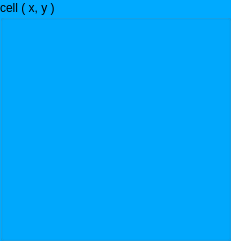
<?xml version="1.0" encoding="UTF-8"?>
<ui version="4.0">
 <class>Form</class>
 <widget class="QWidget" name="Form">
  <property name="geometry">
   <rect>
    <x>0</x>
    <y>0</y>
    <width>231</width>
    <height>241</height>
   </rect>
  </property>
  <property name="windowTitle">
   <string>Form</string>
  </property>
  <widget class="QGroupBox" name="cell">
   <property name="geometry">
    <rect>
     <x>0</x>
     <y>0</y>
     <width>231</width>
     <height>241</height>
    </rect>
   </property>
   <property name="palette">
    <palette>
     <active>
      <colorrole role="WindowText">
       <brush brushstyle="SolidPattern">
        <color alpha="255">
         <red>0</red>
         <green>0</green>
         <blue>0</blue>
        </color>
       </brush>
      </colorrole>
      <colorrole role="Button">
       <brush brushstyle="SolidPattern">
        <color alpha="255">
         <red>0</red>
         <green>170</green>
         <blue>255</blue>
        </color>
       </brush>
      </colorrole>
      <colorrole role="Light">
       <brush brushstyle="SolidPattern">
        <color alpha="255">
         <red>127</red>
         <green>213</green>
         <blue>255</blue>
        </color>
       </brush>
      </colorrole>
      <colorrole role="Midlight">
       <brush brushstyle="SolidPattern">
        <color alpha="255">
         <red>63</red>
         <green>191</green>
         <blue>255</blue>
        </color>
       </brush>
      </colorrole>
      <colorrole role="Dark">
       <brush brushstyle="SolidPattern">
        <color alpha="255">
         <red>0</red>
         <green>85</green>
         <blue>127</blue>
        </color>
       </brush>
      </colorrole>
      <colorrole role="Mid">
       <brush brushstyle="SolidPattern">
        <color alpha="255">
         <red>0</red>
         <green>113</green>
         <blue>170</blue>
        </color>
       </brush>
      </colorrole>
      <colorrole role="Text">
       <brush brushstyle="SolidPattern">
        <color alpha="255">
         <red>0</red>
         <green>0</green>
         <blue>0</blue>
        </color>
       </brush>
      </colorrole>
      <colorrole role="BrightText">
       <brush brushstyle="SolidPattern">
        <color alpha="255">
         <red>255</red>
         <green>255</green>
         <blue>255</blue>
        </color>
       </brush>
      </colorrole>
      <colorrole role="ButtonText">
       <brush brushstyle="SolidPattern">
        <color alpha="255">
         <red>0</red>
         <green>0</green>
         <blue>0</blue>
        </color>
       </brush>
      </colorrole>
      <colorrole role="Base">
       <brush brushstyle="SolidPattern">
        <color alpha="255">
         <red>255</red>
         <green>255</green>
         <blue>255</blue>
        </color>
       </brush>
      </colorrole>
      <colorrole role="Window">
       <brush brushstyle="SolidPattern">
        <color alpha="255">
         <red>0</red>
         <green>170</green>
         <blue>255</blue>
        </color>
       </brush>
      </colorrole>
      <colorrole role="Shadow">
       <brush brushstyle="SolidPattern">
        <color alpha="255">
         <red>0</red>
         <green>0</green>
         <blue>0</blue>
        </color>
       </brush>
      </colorrole>
      <colorrole role="AlternateBase">
       <brush brushstyle="SolidPattern">
        <color alpha="255">
         <red>127</red>
         <green>212</green>
         <blue>255</blue>
        </color>
       </brush>
      </colorrole>
      <colorrole role="ToolTipBase">
       <brush brushstyle="SolidPattern">
        <color alpha="255">
         <red>255</red>
         <green>255</green>
         <blue>220</blue>
        </color>
       </brush>
      </colorrole>
      <colorrole role="ToolTipText">
       <brush brushstyle="SolidPattern">
        <color alpha="255">
         <red>0</red>
         <green>0</green>
         <blue>0</blue>
        </color>
       </brush>
      </colorrole>
     </active>
     <inactive>
      <colorrole role="WindowText">
       <brush brushstyle="SolidPattern">
        <color alpha="255">
         <red>0</red>
         <green>0</green>
         <blue>0</blue>
        </color>
       </brush>
      </colorrole>
      <colorrole role="Button">
       <brush brushstyle="SolidPattern">
        <color alpha="255">
         <red>0</red>
         <green>170</green>
         <blue>255</blue>
        </color>
       </brush>
      </colorrole>
      <colorrole role="Light">
       <brush brushstyle="SolidPattern">
        <color alpha="255">
         <red>127</red>
         <green>213</green>
         <blue>255</blue>
        </color>
       </brush>
      </colorrole>
      <colorrole role="Midlight">
       <brush brushstyle="SolidPattern">
        <color alpha="255">
         <red>63</red>
         <green>191</green>
         <blue>255</blue>
        </color>
       </brush>
      </colorrole>
      <colorrole role="Dark">
       <brush brushstyle="SolidPattern">
        <color alpha="255">
         <red>0</red>
         <green>85</green>
         <blue>127</blue>
        </color>
       </brush>
      </colorrole>
      <colorrole role="Mid">
       <brush brushstyle="SolidPattern">
        <color alpha="255">
         <red>0</red>
         <green>113</green>
         <blue>170</blue>
        </color>
       </brush>
      </colorrole>
      <colorrole role="Text">
       <brush brushstyle="SolidPattern">
        <color alpha="255">
         <red>0</red>
         <green>0</green>
         <blue>0</blue>
        </color>
       </brush>
      </colorrole>
      <colorrole role="BrightText">
       <brush brushstyle="SolidPattern">
        <color alpha="255">
         <red>255</red>
         <green>255</green>
         <blue>255</blue>
        </color>
       </brush>
      </colorrole>
      <colorrole role="ButtonText">
       <brush brushstyle="SolidPattern">
        <color alpha="255">
         <red>0</red>
         <green>0</green>
         <blue>0</blue>
        </color>
       </brush>
      </colorrole>
      <colorrole role="Base">
       <brush brushstyle="SolidPattern">
        <color alpha="255">
         <red>255</red>
         <green>255</green>
         <blue>255</blue>
        </color>
       </brush>
      </colorrole>
      <colorrole role="Window">
       <brush brushstyle="SolidPattern">
        <color alpha="255">
         <red>0</red>
         <green>170</green>
         <blue>255</blue>
        </color>
       </brush>
      </colorrole>
      <colorrole role="Shadow">
       <brush brushstyle="SolidPattern">
        <color alpha="255">
         <red>0</red>
         <green>0</green>
         <blue>0</blue>
        </color>
       </brush>
      </colorrole>
      <colorrole role="AlternateBase">
       <brush brushstyle="SolidPattern">
        <color alpha="255">
         <red>127</red>
         <green>212</green>
         <blue>255</blue>
        </color>
       </brush>
      </colorrole>
      <colorrole role="ToolTipBase">
       <brush brushstyle="SolidPattern">
        <color alpha="255">
         <red>255</red>
         <green>255</green>
         <blue>220</blue>
        </color>
       </brush>
      </colorrole>
      <colorrole role="ToolTipText">
       <brush brushstyle="SolidPattern">
        <color alpha="255">
         <red>0</red>
         <green>0</green>
         <blue>0</blue>
        </color>
       </brush>
      </colorrole>
     </inactive>
     <disabled>
      <colorrole role="WindowText">
       <brush brushstyle="SolidPattern">
        <color alpha="255">
         <red>0</red>
         <green>85</green>
         <blue>127</blue>
        </color>
       </brush>
      </colorrole>
      <colorrole role="Button">
       <brush brushstyle="SolidPattern">
        <color alpha="255">
         <red>0</red>
         <green>170</green>
         <blue>255</blue>
        </color>
       </brush>
      </colorrole>
      <colorrole role="Light">
       <brush brushstyle="SolidPattern">
        <color alpha="255">
         <red>127</red>
         <green>213</green>
         <blue>255</blue>
        </color>
       </brush>
      </colorrole>
      <colorrole role="Midlight">
       <brush brushstyle="SolidPattern">
        <color alpha="255">
         <red>63</red>
         <green>191</green>
         <blue>255</blue>
        </color>
       </brush>
      </colorrole>
      <colorrole role="Dark">
       <brush brushstyle="SolidPattern">
        <color alpha="255">
         <red>0</red>
         <green>85</green>
         <blue>127</blue>
        </color>
       </brush>
      </colorrole>
      <colorrole role="Mid">
       <brush brushstyle="SolidPattern">
        <color alpha="255">
         <red>0</red>
         <green>113</green>
         <blue>170</blue>
        </color>
       </brush>
      </colorrole>
      <colorrole role="Text">
       <brush brushstyle="SolidPattern">
        <color alpha="255">
         <red>0</red>
         <green>85</green>
         <blue>127</blue>
        </color>
       </brush>
      </colorrole>
      <colorrole role="BrightText">
       <brush brushstyle="SolidPattern">
        <color alpha="255">
         <red>255</red>
         <green>255</green>
         <blue>255</blue>
        </color>
       </brush>
      </colorrole>
      <colorrole role="ButtonText">
       <brush brushstyle="SolidPattern">
        <color alpha="255">
         <red>0</red>
         <green>85</green>
         <blue>127</blue>
        </color>
       </brush>
      </colorrole>
      <colorrole role="Base">
       <brush brushstyle="SolidPattern">
        <color alpha="255">
         <red>0</red>
         <green>170</green>
         <blue>255</blue>
        </color>
       </brush>
      </colorrole>
      <colorrole role="Window">
       <brush brushstyle="SolidPattern">
        <color alpha="255">
         <red>0</red>
         <green>170</green>
         <blue>255</blue>
        </color>
       </brush>
      </colorrole>
      <colorrole role="Shadow">
       <brush brushstyle="SolidPattern">
        <color alpha="255">
         <red>0</red>
         <green>0</green>
         <blue>0</blue>
        </color>
       </brush>
      </colorrole>
      <colorrole role="AlternateBase">
       <brush brushstyle="SolidPattern">
        <color alpha="255">
         <red>0</red>
         <green>170</green>
         <blue>255</blue>
        </color>
       </brush>
      </colorrole>
      <colorrole role="ToolTipBase">
       <brush brushstyle="SolidPattern">
        <color alpha="255">
         <red>255</red>
         <green>255</green>
         <blue>220</blue>
        </color>
       </brush>
      </colorrole>
      <colorrole role="ToolTipText">
       <brush brushstyle="SolidPattern">
        <color alpha="255">
         <red>0</red>
         <green>0</green>
         <blue>0</blue>
        </color>
       </brush>
      </colorrole>
     </disabled>
    </palette>
   </property>
   <property name="autoFillBackground">
    <bool>true</bool>
   </property>
   <property name="title">
    <string>cell ( x, y )</string>
   </property>
  </widget>
 </widget>
 <resources/>
 <connections/>
</ui>
